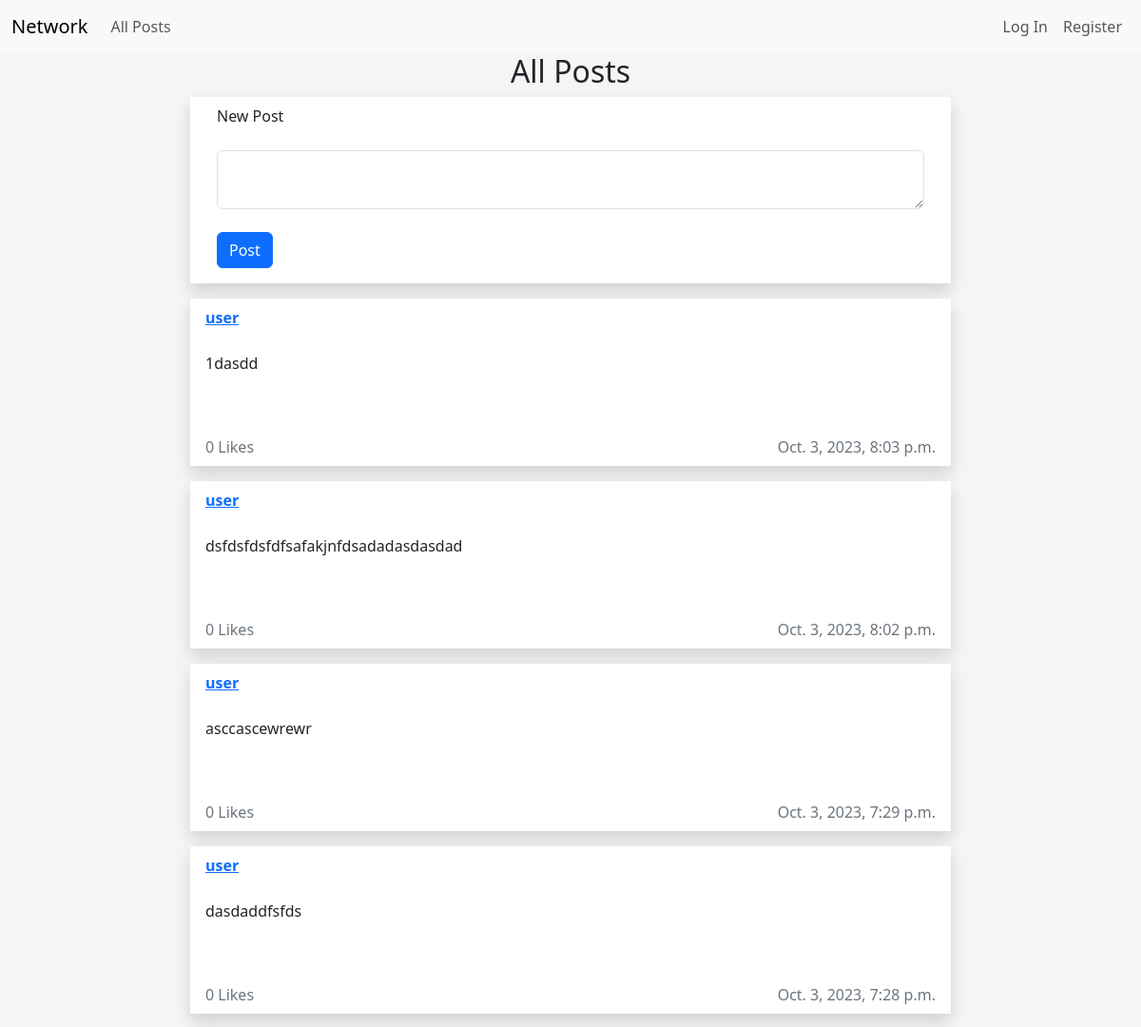
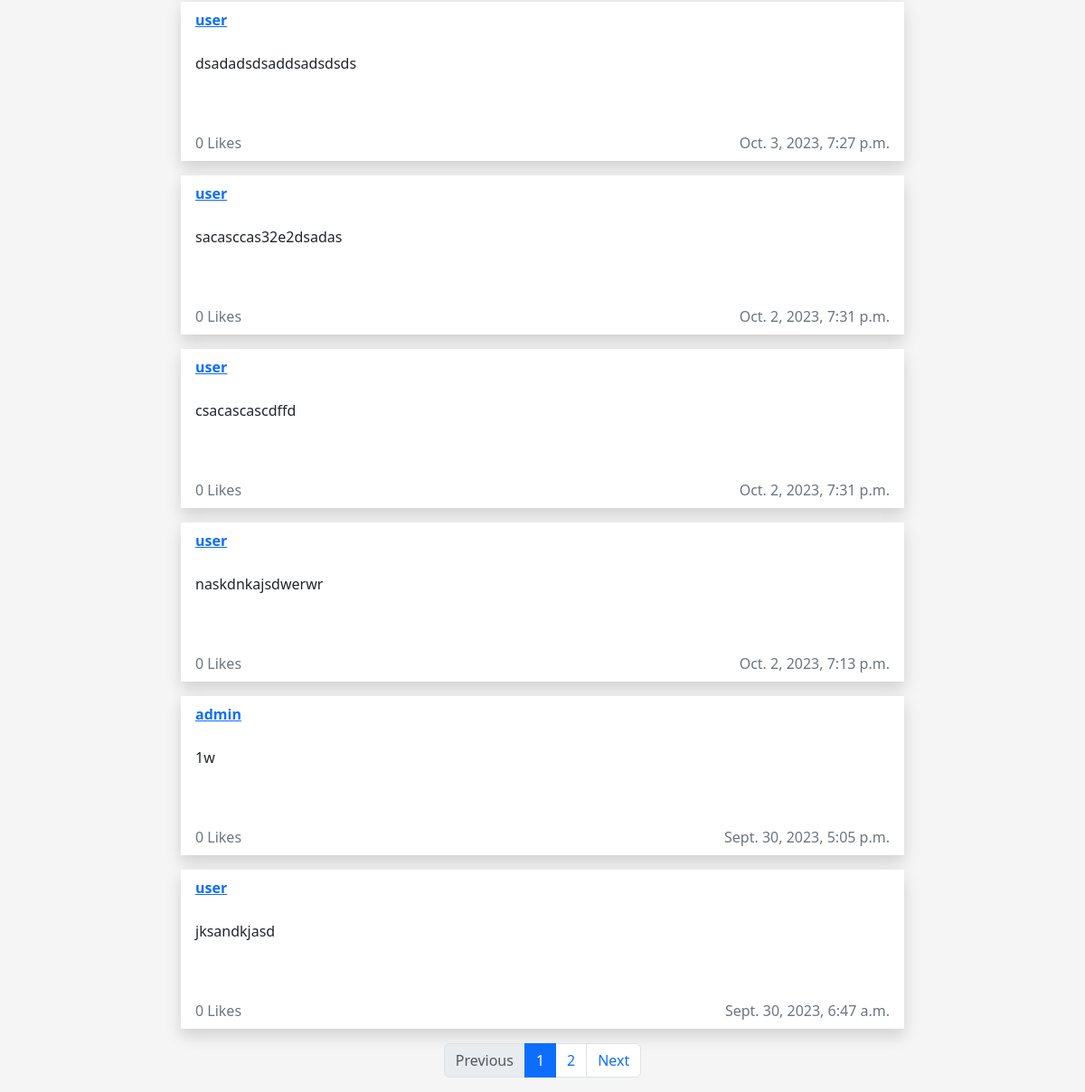
The page / on the database its author committed (2 pictures, top to bottom).
### network/models.py (models this page shows, shortened)
class Post(models.Model):
    user = models.ForeignKey(User, on_delete=models.CASCADE)
    content = models.TextField()
    timestamp = models.DateTimeField(auto_now_add=True)
    likes = models.PositiveBigIntegerField(default=0)

class User(AbstractUser):
    pass

### network/views.py (the view)
# urls.py: path("", views.index, name="index"),
def index(request):
    post_list = Post.objects.all().order_by('-timestamp')
    paginator = Paginator(post_list, POST_NUMBER_PER_PAGE)  # Show2  contacts per page.
    page_number = request.GET.get("page")
    page_obj = paginator.get_page(page_number)
    return render(request, "network/index.html",{
        "page_obj": page_obj
    })

### network/templates/network/index.html (shortened to what this page needs)
{% extends "network/layout.html" %}
{% block body %}
<h2>All Posts</h2>
<div class="row">
   <div class="card rounded-0 border-0 shadow mb-3 mx-auto" style="max-width: 50rem;">
      <div class="card-header bg-transparent border-0">
         New Post
      </div>
      <div class="card-body">
         <form action="{% url 'post' %}" method="post">
            <textarea class="form-control" autofocus="true" name="content" id="content" maxlength="400"></textarea><br>
            <input class="btn btn-primary" type="submit" value="Post">
         </form>
      </div>
   </div>
</div>
{% for post in page_obj.object_list %}
<div id="posts">
   <div class="row mb-3">
      <div class="post" data-post-id="{{ post.id }}">
         <div class="card rounded-0 border-0 shadow mx-auto" style="max-width: 50rem;">
               <div class="card-header bg-transparent border-0 d-flex justify-content-between">
                  <strong><a href="{% url 'profile' post.user.id %}">{{ post.user }}</a></strong>
               </div>
               <div class="card-body text-dark">
                  <p id="post-content" class="post-content">{{ post.content }}</p>
                  <br>
               </div>
            <div class="card-footer bg-transparent text-secondary border-0 d-flex justify-content-between">
               <div>
                  <span> {{ post.likes }} Likes</span>
               </div>
               <div>
                  <span> {{ post.timestamp }}</span>
               </div>
            </div>
         </div>
      </div>
   </div>
</div>
{% endfor %}
<nav aria-label="Page navigation example">
   <ul class="pagination justify-content-center">
      {% if page_obj.has_previous %}
      <li class="page-item">
         <a class="page-link" href="?page={{ page_obj.previous_page_number }}">Previous</a>
      </li>
      {% else %}
      <li class="page-item disabled">
         <span class="page-link">Previous</span>
      </li>
      {% endif %}
      {% for i in page_obj.paginator.page_range %}
      <li class="page-item {% if i == page_obj.number %}active{% endif %}">
         <a class="page-link" href="?page={{ i }}">{{ i }}</a>
      </li>
      {% endfor %}
      {% if page_obj.has_next %}
      <li class="page-item">
         <a class="page-link" href="?page={{ page_obj.next_page_number }}">Next</a>
      </li>
      {% else %}
      <li class="page-item disabled">
         <span class="page-link">Next</span>
      </li>
      {% endif %}
   </ul>
</nav>
{% endblock %}

### network/static/network/styles.css (style rules this page uses)
h2 { text-align: center; }
body { background-color: #f5f5f5; }
.card-header { display: block; justify-content: space-between; }

### rows shown on the page
Post: user "user", content "1dasdd", likes "0", timestamp "Oct. 3, 2023, 8:03 p.m."
Post: user "user", content "dsfdsfdsfdfsafakjnfdsadadasdasdad", likes "0", timestamp "Oct. 3, 2023, 8:02 p.m."
Post: user "user", content "asccascewrewr", likes "0", timestamp "Oct. 3, 2023, 7:29 p.m."
Post: user "user", content "dasdaddfsfds", likes "0", timestamp "Oct. 3, 2023, 7:28 p.m."
Post: user "user", content "dsadadsdsaddsadsdsds", likes "0", timestamp "Oct. 3, 2023, 7:27 p.m."
Post: user "user", content "sacasccas32e2dsadas", likes "0", timestamp "Oct. 2, 2023, 7:31 p.m."
Post: user "user", content "csacascascdffd", likes "0", timestamp "Oct. 2, 2023, 7:31 p.m."
Post: user "user", content "naskdnkajsdwerwr", likes "0", timestamp "Oct. 2, 2023, 7:13 p.m."
Post: user "admin", content "1w", likes "0", timestamp "Sept. 30, 2023, 5:05 p.m."
Post: user "user", content "jksandkjasd", likes "0", timestamp "Sept. 30, 2023, 6:47 a.m."

### other values the page prints
{{ i }} "1" "2"
